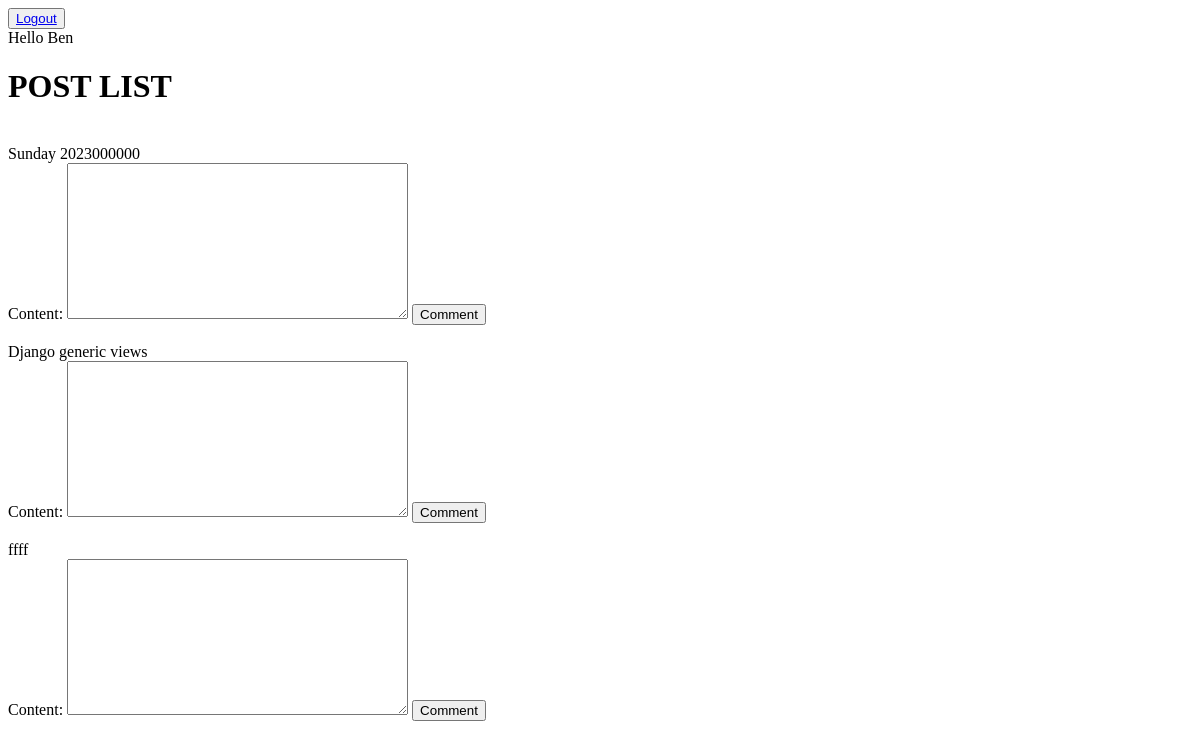
The page / (signed in) on the database as committed earlier.
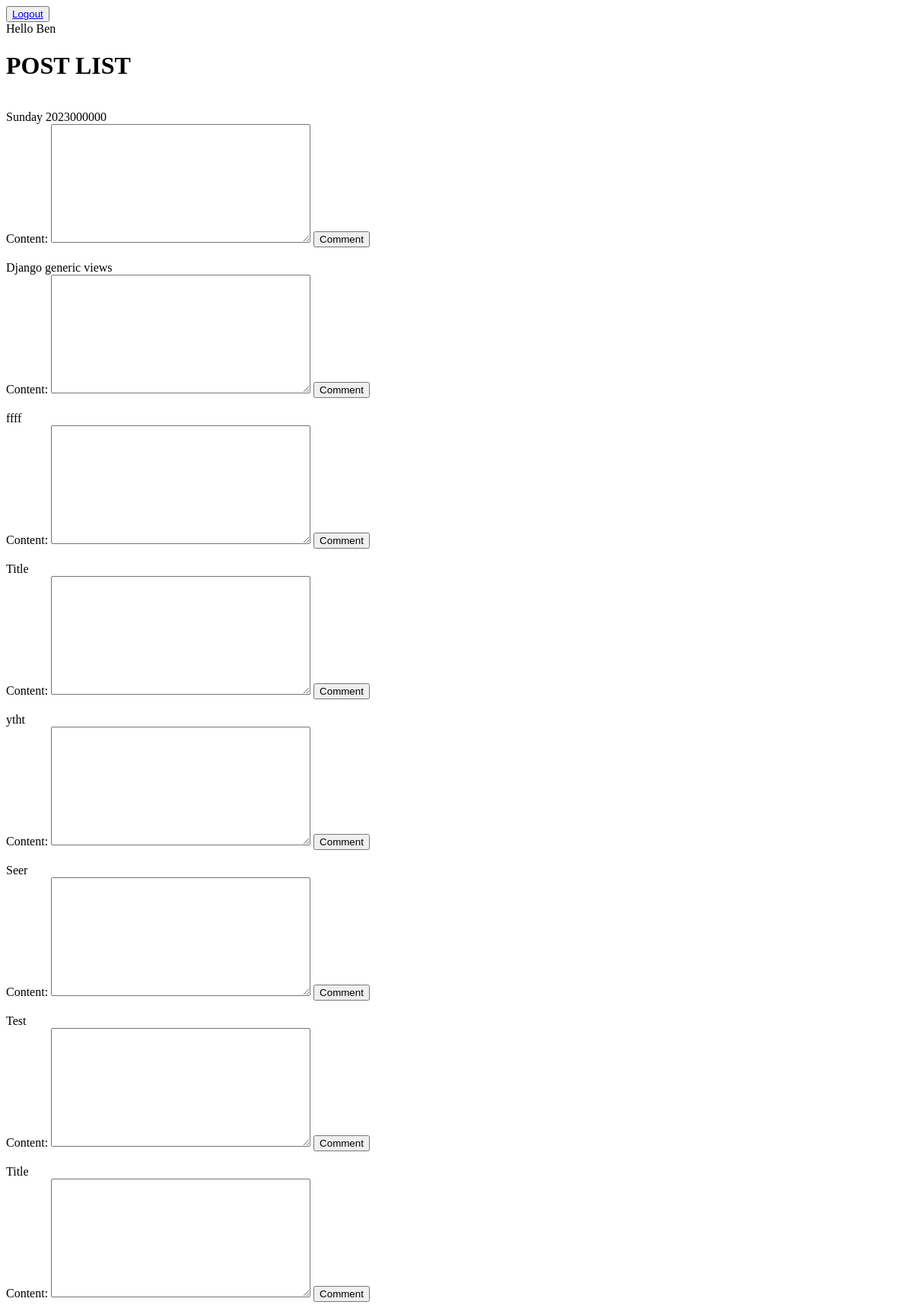
The same page on the database as committed later.
### polls/models.py (models this page shows, shortened)
class Post(models.Model):
    title = models.CharField(max_length=50, validators=[MinLengthValidator(5)])
    author = models.ForeignKey(UserProfile,
                               null = True,
                               on_delete = models.CASCADE,
                               related_name = 'posts')
    date_created = models.DateField(null=True, validators=[date_validator])
    def __str__(self) -> str:
        return self.title

### polls/views.py (the view)
# urls.py: path("", PostListView.as_view(), name="posts-all"),
class PostListView(generic.ListView):
    template_name = 'post_list.html'
    context_object_name = 'posts'
    model = Post
    def get_context_data(self, **kwargs):
        context = super().get_context_data(**kwargs)
        context['current_date'] = date.today()
        user = self.request.user
        if hasattr(user, 'profile'):
            author = self.request.user.profile
            posts = self.get_queryset()
            comments = [CommentForm(initial={'post': post, 'author': author}) for post in posts]
            context['posts_comments'] = zip(posts, comments)
        author = self.request.user.profile
        comments = [CommentForm(initial={'post': post, 'author': author}) for post in posts]
        context['post_comments'] = zip(posts, comments)
        return context

### polls/templates/post_list.html (shortened to what this page needs)
<!DOCTYPE html>
<html lang="en">
<head>
</head>
<body>
    {% if user.is_authenticated %}
        <button><a href="{% url 'logout' %}">Logout</a></button><br>
        Hello {{user}}
    <br>
    <h1>POST LIST</h1>
    {%for post, comment_form in post_comments%}
        <br>
            {{post}}
        <br>
        <form method="post" action="{% url 'add_comment' %}">
            {{ comment_form }}
            <button type="submit"> Comment </button>
        </form>
    {%endfor%}
    {%endif%}
</body>
</html>

Rows that differ between the two databases and show on the page:
added Post: title "Title"
added Post: title "ytht"
added Post: title "Seer"
added Post: title "Test"
added Post: title "Title"
